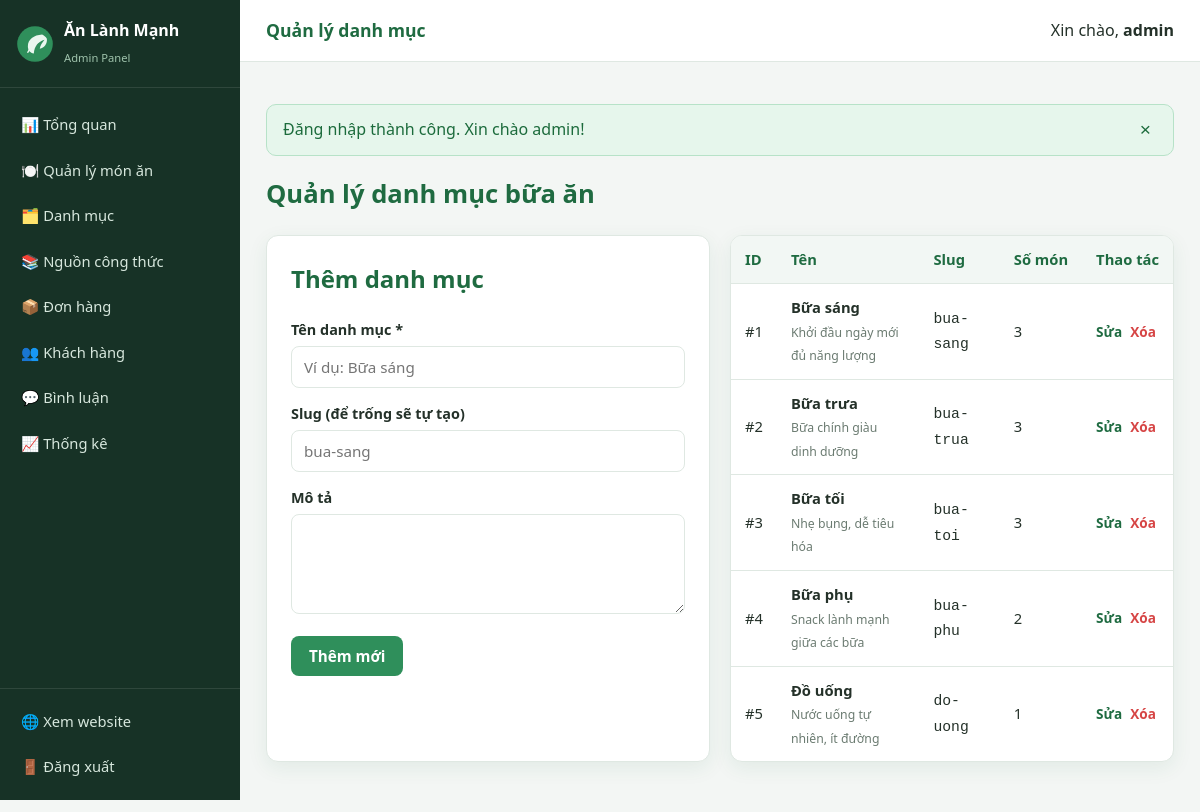
/admin/danhmuc.php (signed in), run on the app's committed database.
### tables this page shows
CREATE TABLE danh_muc (
    id INT AUTO_INCREMENT PRIMARY KEY,
    ten VARCHAR(100) NOT NULL,
    slug VARCHAR(100) NOT NULL UNIQUE,
    mo_ta TEXT,
    created_at TIMESTAMP DEFAULT CURRENT_TIMESTAMP
);

### admin/danhmuc.php (the view, shortened to what this page needs)
<?php
require_once __DIR__ . '/includes/auth.php';
$edit = null;
$rows = $pdo->query('SELECT dm.*, COUNT(m.id) AS so_mon FROM danh_muc dm LEFT JOIN mon_an m ON m.id_danh_muc = dm.id GROUP BY dm.id ORDER BY dm.id')->fetchAll();
include __DIR__ . '/includes/header.php';
?>
<h1 class="admin-page-title">Quản lý danh mục bữa ăn</h1>
<div class="grid grid-2">
    <div class="panel">
        <h2 style="margin-top:0;color:var(--green-dark)"><?= $edit ? 'Sửa danh mục' : 'Thêm danh mục' ?></h2>
        <form method="post" action="danhmuc.php">
            <div class="form-group">
                <label for="ten">Tên danh mục *</label>
                <input type="text" id="ten" name="ten" required value="<?= e($edit['ten'] ?? '') ?>" placeholder="Ví dụ: Bữa sáng">
            </div>
            <div class="form-group">
                <label for="slug">Slug (để trống sẽ tự tạo)</label>
                <input type="text" id="slug" name="slug" value="<?= e($edit['slug'] ?? '') ?>" placeholder="bua-sang">
            </div>
            <div class="form-group">
                <label for="mo_ta">Mô tả</label>
                <textarea id="mo_ta" name="mo_ta"><?= e($edit['mo_ta'] ?? '') ?></textarea>
            </div>
            <button type="submit" class="btn btn-primary"><?= $edit ? 'Cập nhật' : 'Thêm mới' ?></button>
        </form>
    </div>
    <div class="table-wrap">
        <table>
            <thead><tr><th>ID</th><th>Tên</th><th>Slug</th><th>Số món</th><th>Thao tác</th></tr></thead>
            <tbody>
            <?php foreach ($rows as $r): ?>
                <tr>
                    <td>#<?= (int)$r['id'] ?></td>
                    <td><strong><?= e($r['ten']) ?></strong><br><small style="color:var(--muted)"><?= e($r['mo_ta']) ?></small></td>
                    <td><code><?= e($r['slug']) ?></code></td>
                    <td><?= (int)$r['so_mon'] ?></td>
                    <td>
                        <div class="action-links">
                            <a href="danhmuc.php?edit=<?= (int)$r['id'] ?>">Sửa</a>
                            <a class="delete" href="danhmuc.php?delete=<?= (int)$r['id'] ?>"
                               data-confirm="Xóa danh mục <?= e($r['ten']) ?>? Các món thuộc danh mục cũng sẽ bị xóa.">Xóa</a>
                        </div>
                    </td>
                </tr>
            <?php endforeach; ?>
            </tbody>
        </table>
    </div>
</div>
<?php include __DIR__ . '/includes/footer.php'; ?>

### admin/css/admin.css (style rules this page uses)
body { background: #f3f6f4; }
.admin-page-title { margin: 0 0 20px; font-size: 1.6rem; color: var(--green-dark); }
.action-links { display: flex; gap: 8px; white-space: nowrap; }
.action-links a { font-size: .85rem; font-weight: 600; }
.action-links .delete { color: var(--danger); }

### css/style.css (style rules this page uses)
:root { --green: #2f8f5b; --green-dark: #1f6b41; --green-light: #e8f5ee; --orange: #e8833a; --text: #243129; --muted: #6b7b71; --bg: #f7faf8; --white: #fff; --border: #dfe8e2; --danger: #d64545; --warning: #d99a1c; --radius: 12px; --shadow: 0 6px 20px rgba(31, 107, 65, .08); }
* { box-sizing: border-box; }
html { scroll-behavior: smooth; }
body { margin: 0; font-family: "Segoe UI", Roboto, Helvetica, Arial, sans-serif; color: var(--text); background: var(--bg); line-height: 1.6; }
a { color: var(--green-dark); text-decoration: none; }
.btn { display: inline-block; border: 0; border-radius: 8px; cursor: pointer; padding: 10px 18px; font-size: .95rem; font-weight: 600; text-align: center; transition: .18s ease; font-family: inherit; }
.btn-primary { background: var(--green); color: #fff; }
.grid { display: grid; gap: 20px; }
.grid-2 { grid-template-columns: repeat(2, minmax(0, 1fr)); }
.panel { background: #fff; border: 1px solid var(--border); border-radius: var(--radius); padding: 24px; box-shadow: var(--shadow); }
.form-group { margin-bottom: 14px; }
.form-group label { display: block; font-weight: 600; margin-bottom: 5px; font-size: .9rem; }
input, select, textarea { width: 100%; padding: 10px 12px; border: 1px solid var(--border); border-radius: 8px; font-family: inherit; font-size: .95rem; background: #fff; color: var(--text); }
textarea { min-height: 100px; resize: vertical; }
.table-wrap { overflow-x: auto; background: #fff; border: 1px solid var(--border); border-radius: var(--radius); box-shadow: var(--shadow); }
table { width: 100%; border-collapse: collapse; }
th, td { padding: 12px 14px; text-align: left; border-bottom: 1px solid var(--border); font-size: .92rem; vertical-align: middle; }
th { background: #f2f7f4; color: var(--green-dark); font-weight: 700; white-space: nowrap; }
tr:last-child td { border-bottom: 0; }

### data on the page
danh_muc: id "1", ten "Bữa sáng", mo_ta "Khởi đầu ngày mới đủ năng lượng", slug "bua-sang", so_mon "3"
danh_muc: id "2", ten "Bữa trưa", mo_ta "Bữa chính giàu dinh dưỡng", slug "bua-trua", so_mon "3"
danh_muc: id "3", ten "Bữa tối", mo_ta "Nhẹ bụng, dễ tiêu hóa", slug "bua-toi", so_mon "3"
danh_muc: id "4", ten "Bữa phụ", mo_ta "Snack lành mạnh giữa các bữa", slug "bua-phu", so_mon "2"
danh_muc: id "5", ten "Đồ uống", mo_ta "Nước uống tự nhiên, ít đường", slug "do-uong", so_mon "1"

### other printed values
$page_title "Quản lý danh mục"
$_SESSION['ho_ten'] "admin"
$f['message'] "Đăng nhập thành công. Xin chào admin!"
